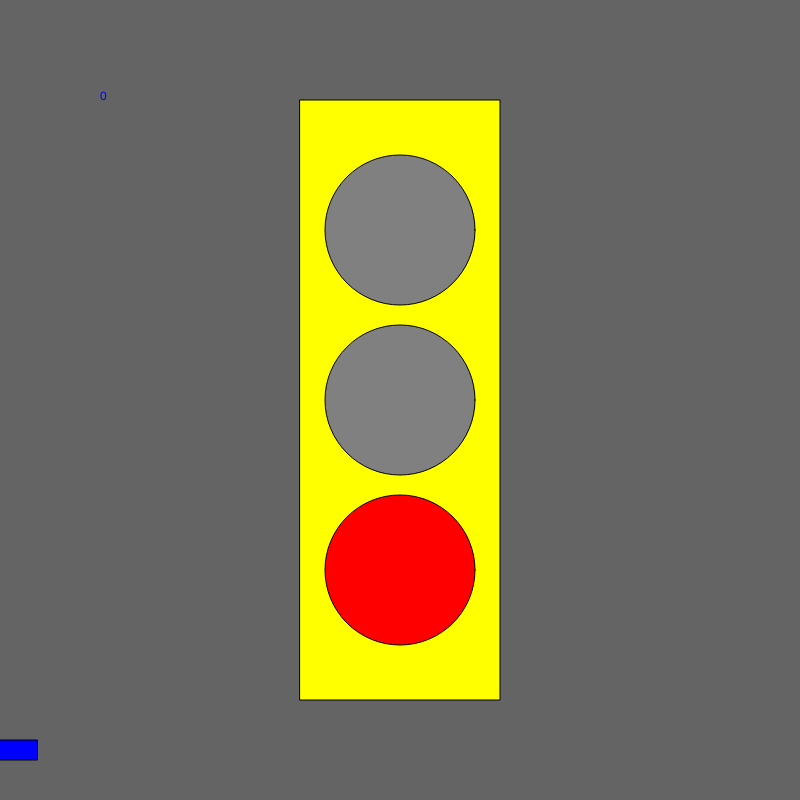
Frame 1 (no input)
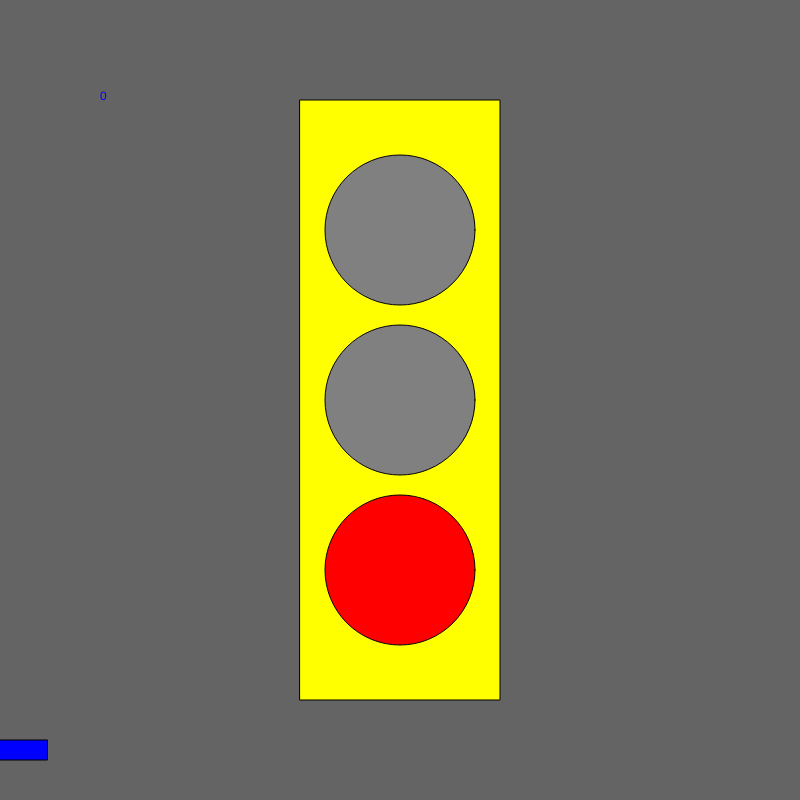
Frame 60 (no input)
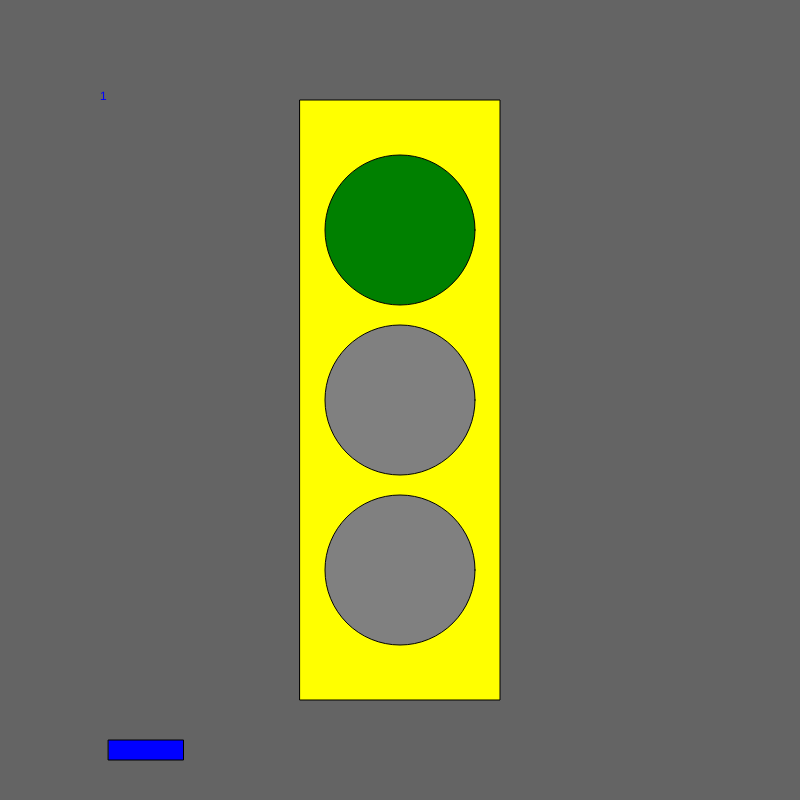
Frame 120 (the mouse pressed at the canvas centre since frame 60)

The p5.js sketch that drew these frames (run headless with seeded random() and noise() and a simulated clock; from frame 60 on, the mouse is pressed at the canvas centre):

// p5.js sketch
// ── sketch.js
let state = 0;
let timer = 0;
let x = 0;
let velocity = 10;

function setup() {
  createCanvas(800, 800);
  ellipseMode(CENTER);
  rectMode(CENTER);
}

function draw() {

  background(100);
  fill('yellow');
  rect(width/2, height/2, 200, 600) ;

//car code
fill('blue') ;
rect(x, 750, 75, 20) ;
x = x + velocity ;
  if (x > width) {
    x = 0;
  }

  switch (state) {
    case 0: //red
      text("0", 100, 100);
      fill('red') ;
      ellipse(width/2, height/2+170, 150, 150); //red
      fill('grey') ;
      ellipse(width/2, height/2, 150, 150); //yellow
      ellipse(width/2, height/2-170, 150, 150); //green

      velocity = 0 ;
      break;

    case 1: //green
        text("1", 100, 100);

        fill('grey') ;
        ellipse(width/2, height/2+170, 150, 150); //red
        ellipse(width/2, height/2, 150, 150); //yellow
        fill('green');
        ellipse(width/2, height/2-170, 150, 150); //green

        velocity = 8;

        break;

    case 2: //yellow
        text("2", 100, 100);
        fill('grey') ;
        ellipse(width/2, height/2+170, 150, 150); //red
        fill('yellow');
        ellipse(width/2, height/2, 150, 150); //yellow
        fill('grey') ;
        ellipse(width/2, height/2-170, 150, 150); //green

        velocity = 3;

        break;

  }

  timer = timer + 1 ;
  if (timer > 100) {
    timer = 0 ;
    state++;
    if (state > 2) state = 0;

  }

}

function mouseReleased() {
    state++;
    if (state > 2) state = 0;
}
